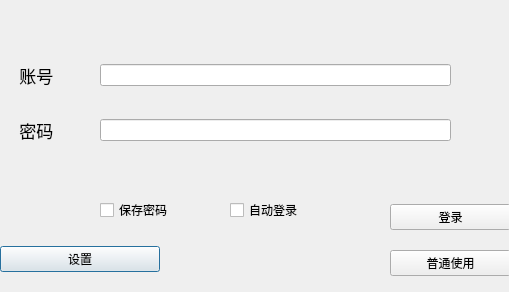
<?xml version="1.0" encoding="UTF-8"?>
<ui version="4.0">
 <class>Dialog</class>
 <widget class="QDialog" name="Dialog">
  <property name="geometry">
   <rect>
    <x>0</x>
    <y>0</y>
    <width>509</width>
    <height>292</height>
   </rect>
  </property>
  <property name="windowTitle">
   <string>Dialog</string>
  </property>
  <widget class="QWidget" name="verticalLayoutWidget">
   <property name="geometry">
    <rect>
     <x>0</x>
     <y>229</y>
     <width>160</width>
     <height>61</height>
    </rect>
   </property>
   <layout class="QVBoxLayout" name="verticalLayout">
    <property name="sizeConstraint">
     <enum>QLayout::SetDefaultConstraint</enum>
    </property>
    <item>
     <widget class="QPushButton" name="proxyButton">
      <property name="text">
       <string>设置</string>
      </property>
     </widget>
    </item>
   </layout>
  </widget>
  <widget class="QWidget" name="verticalLayoutWidget_2">
   <property name="geometry">
    <rect>
     <x>100</x>
     <y>190</y>
     <width>131</width>
     <height>41</height>
    </rect>
   </property>
   <layout class="QVBoxLayout" name="verticalLayout_2">
    <item>
     <widget class="QCheckBox" name="remember">
      <property name="text">
       <string>保存密码</string>
      </property>
     </widget>
    </item>
   </layout>
  </widget>
  <widget class="QWidget" name="verticalLayoutWidget_3">
   <property name="geometry">
    <rect>
     <x>10</x>
     <y>60</y>
     <width>91</width>
     <height>31</height>
    </rect>
   </property>
   <layout class="QVBoxLayout" name="verticalLayout_3">
    <item>
     <widget class="QLabel" name="label">
      <property name="font">
       <font>
        <pointsize>13</pointsize>
        <weight>50</weight>
        <bold>false</bold>
       </font>
      </property>
      <property name="autoFillBackground">
       <bool>false</bool>
      </property>
      <property name="text">
       <string>  账号 </string>
      </property>
     </widget>
    </item>
   </layout>
  </widget>
  <widget class="QWidget" name="verticalLayoutWidget_4">
   <property name="geometry">
    <rect>
     <x>100</x>
     <y>50</y>
     <width>351</width>
     <height>51</height>
    </rect>
   </property>
   <layout class="QVBoxLayout" name="verticalLayout_4">
    <item>
     <widget class="QLineEdit" name="textaccount"/>
    </item>
   </layout>
  </widget>
  <widget class="QWidget" name="verticalLayoutWidget_5">
   <property name="geometry">
    <rect>
     <x>100</x>
     <y>100</y>
     <width>351</width>
     <height>61</height>
    </rect>
   </property>
   <layout class="QVBoxLayout" name="verticalLayout_5">
    <item>
     <widget class="QLineEdit" name="lineEdit"/>
    </item>
   </layout>
  </widget>
  <widget class="QWidget" name="verticalLayoutWidget_6">
   <property name="geometry">
    <rect>
     <x>10</x>
     <y>110</y>
     <width>91</width>
     <height>41</height>
    </rect>
   </property>
   <layout class="QVBoxLayout" name="verticalLayout_6">
    <item>
     <widget class="QLabel" name="label_2">
      <property name="font">
       <font>
        <pointsize>13</pointsize>
       </font>
      </property>
      <property name="autoFillBackground">
       <bool>false</bool>
      </property>
      <property name="text">
       <string>  密码</string>
      </property>
     </widget>
    </item>
   </layout>
  </widget>
  <widget class="QWidget" name="verticalLayoutWidget_7">
   <property name="geometry">
    <rect>
     <x>230</x>
     <y>190</y>
     <width>160</width>
     <height>41</height>
    </rect>
   </property>
   <layout class="QVBoxLayout" name="verticalLayout_7">
    <item>
     <widget class="QCheckBox" name="Auto">
      <property name="text">
       <string>自动登录</string>
      </property>
     </widget>
    </item>
   </layout>
  </widget>
  <widget class="QWidget" name="verticalLayoutWidget_8">
   <property name="geometry">
    <rect>
     <x>390</x>
     <y>190</y>
     <width>121</width>
     <height>101</height>
    </rect>
   </property>
   <layout class="QVBoxLayout" name="verticalLayout_8">
    <item>
     <widget class="QPushButton" name="loginButton">
      <property name="text">
       <string>登录</string>
      </property>
     </widget>
    </item>
    <item>
     <widget class="QPushButton" name="visitButton">
      <property name="text">
       <string>普通使用</string>
      </property>
     </widget>
    </item>
   </layout>
  </widget>
 </widget>
 <resources/>
 <connections/>
</ui>
